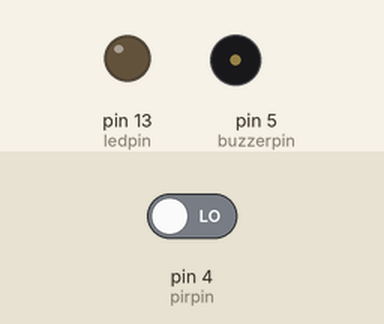
A sketch run on a simulated Arduino Uno, built with avr-gcc and run on an emulated ATmega328P. Shown: output pins drawn as LEDs (lit = HIGH), buzzer (waves = sounding). Inputs (shaded band) come from the test bench; at power-on: pin 4 (pirpin) LOW. What the sketch prints to the serial monitor is not drawn.

Above: at 3.2 s.
3.3 s: pin 4 (pirpin) driven HIGH
At 3.6 s:
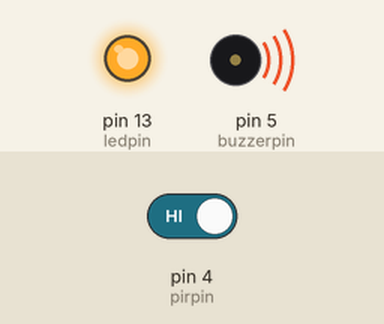
At 6.1 s:
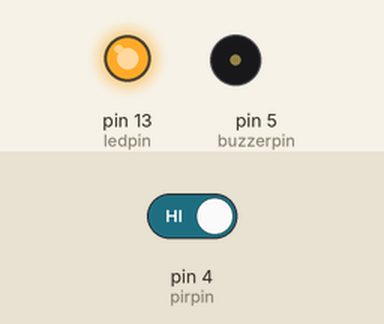
Timing chart, 0 to 7.6 s (numbered marks = the images above; inputs shaded):
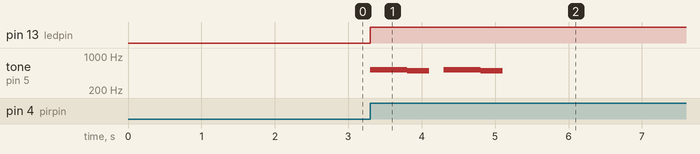

Measured:
- after the input at 3.3 s, pin 13 (ledpin): LOW → HIGH at once; tone on pin 5 (buzzerpin): plays 523 Hz for 0.50 s, 494 Hz for 0.30 s, 523 Hz for 0.50 s, 494 Hz for 0.30 s, starting at once

The sketch:

_3_led_pir_buzzer.ino
```cpp
// written by Edwin Cheung

// This is a free software protected by the creative commons license

// This is for as is use and there may be bugs and other issues.

// map variable names to pins on the microcontroller
int ledpin = 13; //D7
int pirpin = 4;  //D2
int buzzerpin = 5; //D1

// initialize variable for PIR status
int val = 0;

void setup(){
  Serial.begin(115200);
  delay(2000);
  pinMode(ledpin,OUTPUT);
  pinMode(pirpin,INPUT);
}

void loop() {
  val = digitalRead(pirpin); // check status of motion sensor
  Serial.println(val);
  if(val == HIGH){           // if motion is detected
    Serial.println("Motion Detected!");

    // light up the LED
    digitalWrite(ledpin,HIGH);

    // play alert sound
    tone(buzzerpin, 523, 500) ;
    delay(500);
    tone(buzzerpin, 494, 300) ;
    delay(500);
    tone(buzzerpin, 523, 500) ;
    delay(500);
    tone(buzzerpin, 494, 300) ;
    delay(500);
    pinMode(buzzerpin, INPUT);


    // wait 10 seconds before rearming motion detector
    delay(10000);

    // turn off LED
    digitalWrite(ledpin,LOW);
  }
}
```
